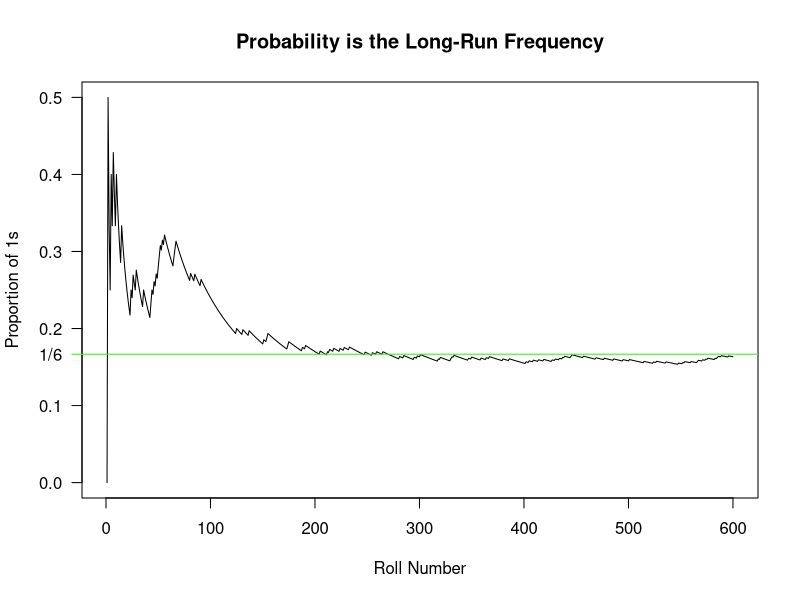

Recreate this plot in R.
## ---- chunk 1
set.seed(2113)
N <- 600
mydice <- sample(1:6, N, TRUE)
N2 <- rep(1, N)
myprop <- cumsum(mydice == 1) / cumsum(N2)
plot(myprop, type = "l", las = 1, 
  ylab = "Proportion of 1s",
  xlab = "Roll Number",
  main = "Probability is the Long-Run Frequency")
axis(2, 1/6, "1/6", las = 1, col = 3)
abline(h = 1/6, col = 3)
## ---- chunk 2
#| echo: true
data(mtcars) # It's a very useful dataset

cbind(mtcars$am, mtcars$cyl) # cbind BINDs Columns together

table(mtcars$am, mtcars$cyl)
## ---- chunk 3
#| echo: true
## Note: TRUE == 1, so the sum of a logical vector is the number of TRUEs
## The "&" operator only returns true if BOTH conditions are true, i.e.
## if mtcars$cyl == 4 AND mtcars$am == 0
sum(mtcars$cyl == 4 & mtcars$am == 0)
